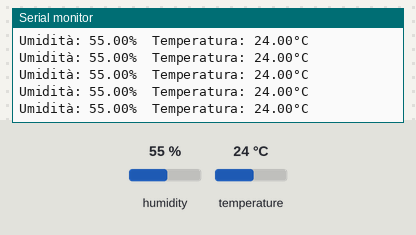
Bench run of a sketch on a simulated Arduino Uno, built with avr-gcc and run on an emulated ATmega328P. Parts: the last lines printed to the serial monitor. Inputs (shaded band) come from the test bench; at power-on: humidity 55 %, temperature 24 °C.

Above: at 3.3 s.
3.4 s: humidity set to 22 %
At 5.0 s:
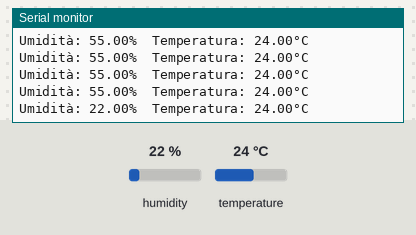
6.2 s: temperature set to 12 °C
At 6.2 s:
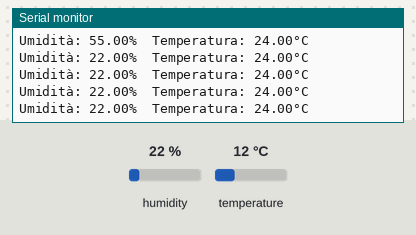
9.0 s: humidity set to 40 %
At 9.5 s:
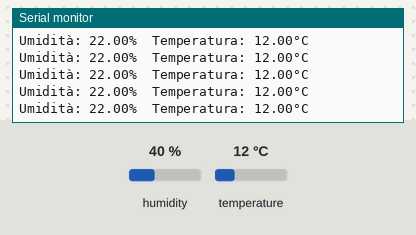
Timing chart, 0 to 12.0 s (numbered marks = the images above; inputs shaded):
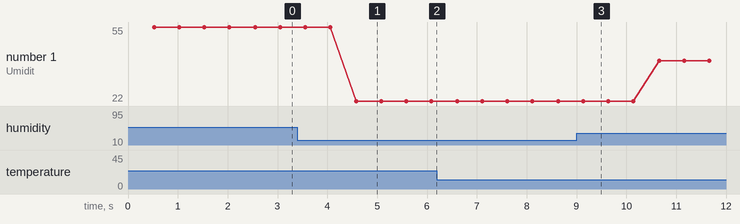

Measured:
- after the input at 3.4 s, the serial monitor: prints a new line after 1.2 s (image 1)
- plotted number 1: 55 → 22 after the input at 3.4 s, 22 → 40 after the input at 9.0 s

The sketch:

DHT11_sensor.ino
```cpp
#include <DHT.h> //libreria per i sensori DHT

#define DHTPIN 2     // Digital pin connected to the DHT sensor
#define DHTTYPE DHT11   // DHT 11

DHT dht(DHTPIN, DHTTYPE); //dichiara l'oggetto che rappresenta il sensore DHT11

void setup() {
  Serial.begin(115200);
  dht.begin(); //inizia la comunicazione con in DHT
}

void loop() {
  delay(500); //cooldown

  //Leggere la temperatura e/o l'umidità ci vuole circa 250ms
  float humidity = dht.readHumidity(); //leggi umidità in %
  float temperature = dht.readTemperature(); //leggi temperatura in Celsius (di default)

  //Controlla se ci sono errori nella lettura di temperatura, umidità o entrambe
  if(isnan(humidity) && isnan(temperature)) {
    Serial.println(F("DHT totalmente fallito."));
    return;
  } else if(isnan(humidity)) {
    Serial.println(F("Lettura umidità fallita."));
    return; //si mette questo in modo tale che stoppa il loop e restituisce 0
  } else if(isnan(temperature)) {
    Serial.print(F("Lettura temperatura fallita."));
    return; //si mette questo in modo tale che stoppa il loop e restituisce 0
  }

  Serial.print(F("Umidità: ")); //F() significa che prende la stringa da un puntatore che punta nella memoria flash, così si risparmia RAM (+ efficiente)
  Serial.print(humidity);
  Serial.print(F("%  Temperatura: "));
  Serial.print(temperature);
  Serial.println(F("°C "));
}
```
